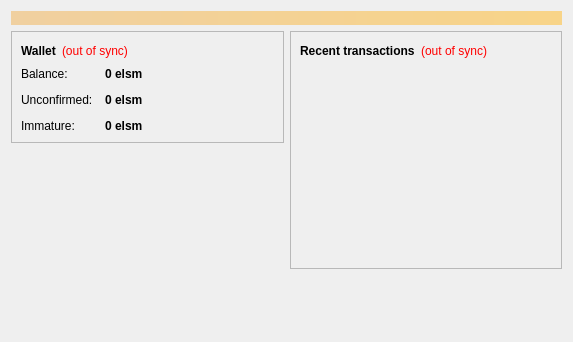
<?xml version="1.0" encoding="UTF-8"?>
<ui version="4.0">
 <class>OverviewPage</class>
 <widget class="QWidget" name="OverviewPage">
  <property name="geometry">
   <rect>
    <x>0</x>
    <y>0</y>
    <width>573</width>
    <height>342</height>
   </rect>
  </property>
  <property name="windowTitle">
   <string>Form</string>
  </property>
  <layout class="QVBoxLayout" name="topLayout">
   <item>
    <widget class="QLabel" name="labelAlerts">
     <property name="visible">
      <bool>false</bool>
     </property>
     <property name="styleSheet">
      <string notr="true">background-color: qlineargradient(x1: 0, y1: 0, x2: 1, y2: 0, stop:0 #F0D0A0, stop:1 #F8D488); color:#000000;</string>
     </property>
     <property name="wordWrap">
      <bool>true</bool>
     </property>
     <property name="margin">
      <number>3</number>
     </property>
    </widget>
   </item>
   <item>
    <layout class="QHBoxLayout" name="horizontalLayout" stretch="1,1">
     <item>
      <layout class="QVBoxLayout" name="verticalLayout_2">
       <item>
        <widget class="QFrame" name="frame">
         <property name="frameShape">
          <enum>QFrame::StyledPanel</enum>
         </property>
         <property name="frameShadow">
          <enum>QFrame::Raised</enum>
         </property>
         <layout class="QVBoxLayout" name="verticalLayout_4">
          <item>
           <layout class="QHBoxLayout" name="horizontalLayout_4">
            <item>
             <widget class="QLabel" name="label_5">
              <property name="font">
               <font>
                <weight>75</weight>
                <bold>true</bold>
               </font>
              </property>
              <property name="text">
               <string>Wallet</string>
              </property>
             </widget>
            </item>
            <item>
             <widget class="QLabel" name="labelWalletStatus">
              <property name="toolTip">
               <string>The displayed information may be out of date. Your wallet automatically synchronizes with the Elysium network after a connection is established, but this process has not completed yet.</string>
              </property>
              <property name="styleSheet">
               <string notr="true">QLabel { color: red; }</string>
              </property>
              <property name="text">
               <string notr="true">(out of sync)</string>
              </property>
              <property name="alignment">
               <set>Qt::AlignLeading|Qt::AlignLeft|Qt::AlignVCenter</set>
              </property>
             </widget>
            </item>
            <item>
             <spacer name="horizontalSpacer_2">
              <property name="orientation">
               <enum>Qt::Horizontal</enum>
              </property>
              <property name="sizeHint" stdset="0">
               <size>
                <width>40</width>
                <height>20</height>
               </size>
              </property>
             </spacer>
            </item>
           </layout>
          </item>
          <item>
           <layout class="QFormLayout" name="formLayout_2">
            <property name="fieldGrowthPolicy">
             <enum>QFormLayout::AllNonFixedFieldsGrow</enum>
            </property>
            <property name="horizontalSpacing">
             <number>12</number>
            </property>
            <property name="verticalSpacing">
             <number>12</number>
            </property>
            <item row="0" column="0">
             <widget class="QLabel" name="label">
              <property name="text">
               <string>Balance:</string>
              </property>
             </widget>
            </item>
            <item row="0" column="1">
             <widget class="QLabel" name="labelBalance">
              <property name="font">
               <font>
                <weight>75</weight>
                <bold>true</bold>
               </font>
              </property>
              <property name="cursor">
               <cursorShape>IBeamCursor</cursorShape>
              </property>
              <property name="toolTip">
               <string>Your current balance</string>
              </property>
              <property name="text">
               <string notr="true">0 elsm</string>
              </property>
              <property name="textInteractionFlags">
               <set>Qt::LinksAccessibleByMouse|Qt::TextSelectableByKeyboard|Qt::TextSelectableByMouse</set>
              </property>
             </widget>
            </item>
            <item row="1" column="0">
             <widget class="QLabel" name="label_3">
              <property name="text">
               <string>Unconfirmed:</string>
              </property>
             </widget>
            </item>
            <item row="1" column="1">
             <widget class="QLabel" name="labelUnconfirmed">
              <property name="font">
               <font>
                <weight>75</weight>
                <bold>true</bold>
               </font>
              </property>
              <property name="cursor">
               <cursorShape>IBeamCursor</cursorShape>
              </property>
              <property name="toolTip">
               <string>Total of transactions that have yet to be confirmed, and do not yet count toward the current balance</string>
              </property>
              <property name="text">
               <string notr="true">0 elsm</string>
              </property>
              <property name="textInteractionFlags">
               <set>Qt::LinksAccessibleByMouse|Qt::TextSelectableByKeyboard|Qt::TextSelectableByMouse</set>
              </property>
             </widget>
            </item>
            <item row="2" column="0">
             <widget class="QLabel" name="labelImmatureText">
              <property name="text">
               <string>Immature:</string>
              </property>
             </widget>
            </item>
            <item row="2" column="1">
             <widget class="QLabel" name="labelImmature">
              <property name="font">
               <font>
                <weight>75</weight>
                <bold>true</bold>
               </font>
              </property>
              <property name="toolTip">
               <string>Mined balance that has not yet matured</string>
              </property>
              <property name="text">
               <string notr="true">0 elsm</string>
              </property>
              <property name="textInteractionFlags">
               <set>Qt::LinksAccessibleByMouse|Qt::TextSelectableByKeyboard|Qt::TextSelectableByMouse</set>
              </property>
             </widget>
            </item>
           </layout>
          </item>
         </layout>
        </widget>
       </item>
       <item>
        <spacer name="verticalSpacer">
         <property name="orientation">
          <enum>Qt::Vertical</enum>
         </property>
         <property name="sizeHint" stdset="0">
          <size>
           <width>20</width>
           <height>40</height>
          </size>
         </property>
        </spacer>
       </item>
      </layout>
     </item>
     <item>
      <layout class="QVBoxLayout" name="verticalLayout_3">
       <item>
        <widget class="QFrame" name="frame_2">
         <property name="frameShape">
          <enum>QFrame::StyledPanel</enum>
         </property>
         <property name="frameShadow">
          <enum>QFrame::Raised</enum>
         </property>
         <layout class="QVBoxLayout" name="verticalLayout">
          <item>
           <layout class="QHBoxLayout" name="horizontalLayout_2">
            <item>
             <widget class="QLabel" name="label_4">
              <property name="text">
               <string>&lt;b&gt;Recent transactions&lt;/b&gt;</string>
              </property>
             </widget>
            </item>
            <item>
             <widget class="QLabel" name="labelTransactionsStatus">
              <property name="toolTip">
               <string>The displayed information may be out of date. Your wallet automatically synchronizes with the Elysium network after a connection is established, but this process has not completed yet.</string>
              </property>
              <property name="styleSheet">
               <string notr="true">QLabel { color: red; }</string>
              </property>
              <property name="text">
               <string notr="true">(out of sync)</string>
              </property>
              <property name="alignment">
               <set>Qt::AlignRight|Qt::AlignTrailing|Qt::AlignVCenter</set>
              </property>
             </widget>
            </item>
            <item>
             <spacer name="horizontalSpacer">
              <property name="orientation">
               <enum>Qt::Horizontal</enum>
              </property>
              <property name="sizeHint" stdset="0">
               <size>
                <width>40</width>
                <height>20</height>
               </size>
              </property>
             </spacer>
            </item>
           </layout>
          </item>
          <item>
           <widget class="QListView" name="listTransactions">
            <property name="styleSheet">
             <string notr="true">QListView { background: transparent; }</string>
            </property>
            <property name="frameShape">
             <enum>QFrame::NoFrame</enum>
            </property>
            <property name="verticalScrollBarPolicy">
             <enum>Qt::ScrollBarAlwaysOff</enum>
            </property>
            <property name="horizontalScrollBarPolicy">
             <enum>Qt::ScrollBarAlwaysOff</enum>
            </property>
            <property name="selectionMode">
             <enum>QAbstractItemView::NoSelection</enum>
            </property>
           </widget>
          </item>
         </layout>
        </widget>
       </item>
       <item>
        <spacer name="verticalSpacer_2">
         <property name="orientation">
          <enum>Qt::Vertical</enum>
         </property>
         <property name="sizeHint" stdset="0">
          <size>
           <width>20</width>
           <height>40</height>
          </size>
         </property>
        </spacer>
       </item>
      </layout>
     </item>
    </layout>
   </item>
  </layout>
 </widget>
 <resources/>
 <connections/>
</ui>
